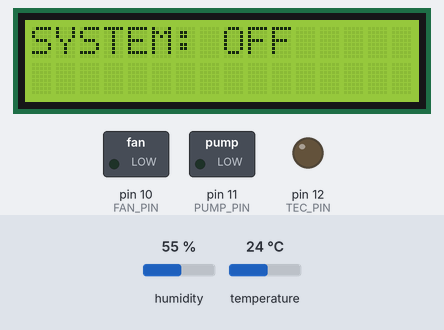
A sketch run on a simulated Arduino Uno, built with avr-gcc and run on an emulated ATmega328P. Shown: 16×2 character LCD, switched loads named in the sketch (green lamp = pin HIGH), output pins drawn as LEDs (lit = HIGH). Inputs (shaded band) come from the test bench; at power-on: humidity 55 %, temperature 24 °C. What the sketch prints to the serial monitor is not drawn.

Above: at 2.7 s.
2.8 s: humidity set to 65 %
8.2 s: humidity set to 68 %
At 11.5 s:
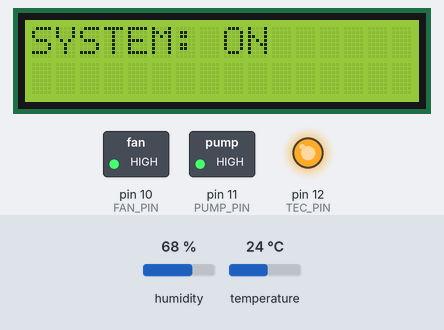
13.6 s: humidity set to 22 %
At 14.5 s:
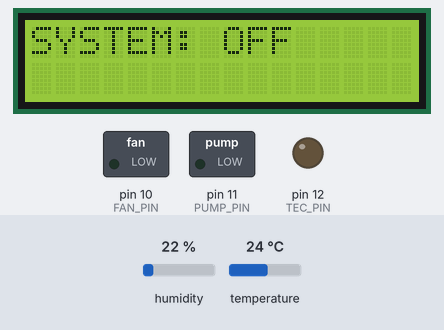
19.0 s: humidity set to 88 %
At 23.0 s:
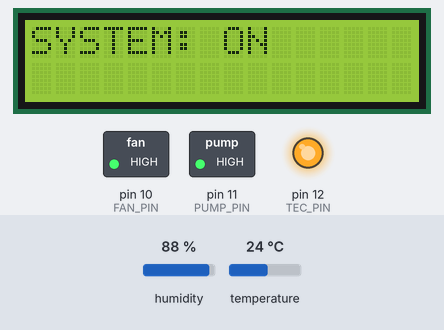
Timing chart, 0 to 24.5 s (numbered marks = the images above; inputs shaded):
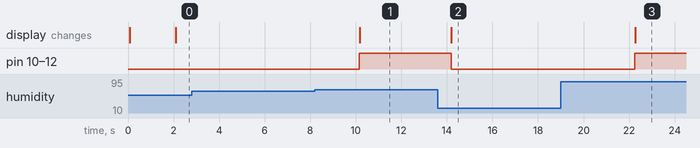

The sketch:

SPC1.9.1.ino
```cpp
/*
 * Smart Peltier Condenser v1.9.1
 * SPC.cpp
 * Christian Masas
 * Senior Project Development
 *
 * Version Notes:
 * v1.0 Project started on 4/8/2018
 * v1.1 Added LCD controls and serial monitoring
 * v1.2 Added pump and humidity controls, and version notes
 * v1.3 Cleanup loop() so that each control is given a function
 * v1.4 Added subsystem notes to function comment headers 5/12/18
 * v1.5 Added wifi subsystem based off of WeMos D1 testing 5/24/18
 * v1.6 Transition to DHT11 and TMP36 libraries, added error handling 5/31/18
 * v1.6.1 Floating pin value range fix, global variable cleanup 7/23/18
 * v1.7 New updated GUI systemStatus function, solo DHT sensor usage
 * Removal of WiFi, RC, and other control functions 8/11/18
 * v1.7.1 Added pinmodes for devices based on new hardware design 8/17/18
 * v1.8 Added psychrometric function using Magnus approx. formula 9/8/18
 * v1.9 Added tempControl function 9/20/18
 * v1.9.1 Final improvement pass through and function cleanup/removal 10/6/2018
 *
 */
// use this next line when porting to another IDE
#include <Arduino.h>        // standard library
#include <LiquidCrystal.h>  // lcd library
#include <DHT.h>            // sensor library
#define DHT_PIN A5          // dht sensor pin
#define PUMP_PIN 11         // pump pin
#define FAN_PIN 10          // fan pin
#define TEC_PIN 12          // tec pin


// comment out the proper line to choose dhttype
#define DHT_TYPE DHT11    // dht11 sensor type
//#define DHT_TYPE DHT22      // dht22 sensor type

// sensor initialization
DHT dht(DHT_PIN, DHT_TYPE);

// lcd initialization
LiquidCrystal lcd(8, 13, 9, 4, 5, 6, 7);

/*
 * dhtReading() INPUT SENSOR SUBSYSTEM
 * Acquires and converts an analog temperature reading from the DHT sensor
 * into degrees Fahrenheit and Celcius using the DHT sensor library.
 * Displays conversion as "T: ##.##°F" on line 1 of the LCD shield.
 * Acquires and converts an analog humidity reading from the DHT sensor
 * into percent relative humidity using the DHT sensor library.
 * Displays conversion as "H: ##.##%" on line 1 of the LCD shield.
 * Readings take roughly 250ms. Sensor readings may be up to 2 sec old.
 */
void dhtReading()
{
  // wait to measure
  delay(2000);

  // read dry bulb temp in fahrenheit
  float fDryTemp = dht.readTemperature(true);

  // read percent relative humidity
  float rH = dht.readHumidity();

  // read dry bulb temp in celcius
  float cDryTemp = dht.readTemperature();

  // error handling
  if (isnan(fDryTemp) || isnan(rH))
  {
    // set system status on error
    systemStatus(3);

    // serial monitor display
    Serial.print("T: ");
    Serial.print("N/A\t");
    Serial.print(" ");
    Serial.print("H: ");
    Serial.println("N/A\t");

    // lcd display
    lcd.setCursor(0, 1);
    lcd.print("T: ");
    lcd.print("N/A");
    lcd.setCursor(9, 1);
    lcd.print("H: ");
    lcd.print("N/A");

    return;
  }
  else
  // output readings
  {
     // serial monitor readings
    Serial.print("T: ");
    Serial.print(fDryTemp);
    Serial.print("°F\t");
    Serial.print("H: ");
    Serial.print(rH);
    Serial.print("%\t");

    // lcd readings
    lcd.setCursor(0, 1);
    lcd.print("T: ");
    lcd.print(fDryTemp);
    lcd.print((char)223);
    lcd.print("F");
    lcd.setCursor(9, 1);
    lcd.print("H: ");
    lcd.print(rH);
    lcd.print("%");
  } // end if

  // pass sensor readings
  psychroCalc(fDryTemp, rH, cDryTemp);
} // end dhtReading

/*
 * psychroCalc() MAIN SUBSYSTEM
 * Uses the Magnus dewpoint formula to approximate the dewpoint
 * based on the dry bulb (air) temperature and the percent
 * relative humidity. Formula courtesy of
 * https://cals.arizona.edu/azmet/dewpoint.html
 */
void psychroCalc(double fDryTemp, double RH, double cDryTemp)
{
  // dewpoint formula
  double bDewForm = (log(RH / 100) + ((17.271 * cDryTemp) / (237.3 + cDryTemp))) / 17.271;

  // dewpoint temp in degrees C
  double cDewTemp = (237.3 * bDewForm) / (1 - bDewForm);

  // convert dewpoint from degrees C to F
  double fDewTemp = cDewTemp * 1.8 + 32.0;

  // display dewpoint temp in F
  Serial.print("TDP: ");
  Serial.print(fDewTemp);
  Serial.println("°F\t");

  // pass sensor readings and calculated dewpoint temp
  tempControl(fDryTemp, fDewTemp);
} // end psychroCalc

/*
 * systemStatus() OUTPUT CONTROL SUBSYSTEM
 * Clears the previous LCD output then displays the current status of
 * the system to the serial monitor and the LCD shield.
 * Displays as "SYSTEM: (status)" on line 0 of the LCD shield.
 */
void systemStatus(int n)
{
  // clear lcd
  lcd.clear();

  // status indicator
  switch (n)
  {
    // 0 = INIT
    case 0:
      Serial.println("SYSTEM: INIT");
      lcd.setCursor(0, 0);
      lcd.print("SYSTEM: INIT");
      break;
    // 1 = ON
    case 1:
      Serial.println("SYSTEM: ON");
      lcd.setCursor(0, 0);
      lcd.print("SYSTEM: ON");
      break;
    // 2 = OFF
    case 2:
      Serial.println("SYSTEM: OFF");
      lcd.setCursor(0, 0);
      lcd.print("SYSTEM: OFF");
      break;
    // 3 = ERROR
    case 3:
      Serial.println("SYSTEM: ERROR");
      lcd.setCursor(0, 0);
      lcd.print("SYSTEM: ERROR");
      break;
    default:
      break;
  } // end switch
} // end systemStatus

/*
 * tempControl() OUTPUT CONTROL SUBSYSTEM
 * Controls a device using the dewpoint to determine the
 * threshold. OSHA recommends indoor temperature control
 * in the range of 68-76°F.
 * https://www.osha.gov/laws-regs/standardinterpretations/2003-02-24
 * A relative humidity of 100% means dew point is the same
 * as air temp. For 90% RH, dew point is 3°F lower than
 * air temperature. For every 10 percent lower, dew point
 * drops 3°F.
 */
void tempControl(double fDryTemp, double fDewTemp)
{
  // for 60% RH, dew point should be within 12°F
  if ((fDryTemp - fDewTemp) <= 12.0)
  {
    // switch on devices
    digitalWrite(PUMP_PIN, HIGH);
    digitalWrite(FAN_PIN, HIGH);
    digitalWrite(TEC_PIN, HIGH);
    systemStatus(1);
  }
  else if ((fDryTemp - fDewTemp) > 12.0)
  {
    // switch off devices
    digitalWrite(PUMP_PIN, LOW);
    digitalWrite(FAN_PIN, LOW);
    digitalWrite(TEC_PIN, LOW);
    systemStatus(2);
  }
  else
  {
    // switch off devices
    digitalWrite(PUMP_PIN, LOW);
    digitalWrite(FAN_PIN, LOW);
    digitalWrite(TEC_PIN, LOW);
    systemStatus(3);
  } // end if

  delay(2000);
} // end tempControl

/*
 * setup() MAIN SUBSYSTEM
 * Sketch setup includes pinmodes, lcd controls, and serial monitoring.
 */
void setup()
{
  // serial monitor for debugging
  Serial.begin(9600);
  delay(1);

  // lcd setup
  lcd.clear();
  lcd.begin(16, 2);

  // start dht sensor
  dht.begin();

  // set pinmodes for pump and fans
  pinMode(PUMP_PIN, OUTPUT);
  pinMode(FAN_PIN, OUTPUT);
  pinMode(TEC_PIN, OUTPUT);

  // system status
  systemStatus(0);
} // end setup

/*
 * loop() MAIN SUBSYSTEM
 * Functions placed here will be looped forever.
 */
void loop()
{
  dhtReading();           // start reading
} // end loop
```

Measured:
- the behaviour switches between 66 and 67 % on humidity (found by bisection; images 0 and 1)
- after the input at 2.8 s, every drawn part: stays the same
- after the input at 8.2 s, pin 10 (FAN_PIN), pin 11 (PUMP_PIN), pin 12 (TEC_PIN): LOW → HIGH after 2.0 s; the display: changes after 2.0 s (image 1)
- after the input at 13.6 s, pin 10 (FAN_PIN), pin 11 (PUMP_PIN), pin 12 (TEC_PIN): HIGH → LOW after 0.60 s; the display: changes after 0.60 s (image 2)
- after the input at 19.0 s, pin 10 (FAN_PIN), pin 11 (PUMP_PIN), pin 12 (TEC_PIN): LOW → HIGH after 3.3 s; the display: changes after 3.3 s (image 3)
